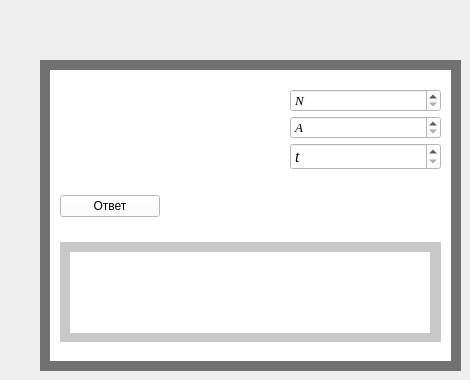
      <widget class="QWidget" name="tab_9">
       <attribute name="title">
        <string>Мощность</string>
       </attribute>
       <widget class="QWidget" name="widget_48" native="true">
        <property name="geometry">
         <rect>
          <x>40</x>
          <y>60</y>
          <width>421</width>
          <height>311</height>
         </rect>
        </property>
        <property name="styleSheet">
         <string notr="true">background-color: rgb(0, 0, 0);
background-color: rgb(113, 113, 113);</string>
        </property>
        <widget class="QWidget" name="widget_49" native="true">
         <property name="geometry">
          <rect>
           <x>10</x>
           <y>10</y>
           <width>401</width>
           <height>291</height>
          </rect>
         </property>
         <property name="styleSheet">
          <string notr="true">background-color: rgb(255, 255, 255);</string>
         </property>
         <widget class="QWidget" name="verticalLayoutWidget_34">
          <property name="geometry">
           <rect>
            <x>10</x>
            <y>0</y>
            <width>381</width>
            <height>293</height>
           </rect>
          </property>
          <layout class="QVBoxLayout" name="verticalLayout_44">
           <item>
            <layout class="QHBoxLayout" name="horizontalLayout_25">
             <property name="spacing">
              <number>50</number>
             </property>
             <item>
              <widget class="QLabel" name="label_44">
               <property name="minimumSize">
                <size>
                 <width>180</width>
                 <height>0</height>
                </size>
               </property>
               <property name="styleSheet">
                <string notr="true">background-color: rgb(255, 255, 255);</string>
               </property>
               <property name="text">
                <string/>
               </property>
               <property name="pixmap">
                <pixmap>D:/Downloads/maxresdefault (1).jpg</pixmap>
               </property>
              </widget>
             </item>
             <item>
              <layout class="QVBoxLayout" name="verticalLayout_47">
               <property name="spacing">
                <number>4</number>
               </property>
               <item>
                <widget class="QSpinBox" name="spinBox_57">
                 <property name="font">
                  <font>
                   <family>Times New Roman</family>
                   <pointsize>10</pointsize>
                   <italic>true</italic>
                  </font>
                 </property>
                 <property name="specialValueText">
                  <string>N</string>
                 </property>
                 <property name="maximum">
                  <number>1000000000</number>
                 </property>
                </widget>
               </item>
               <item>
                <widget class="QSpinBox" name="spinBox_59">
                 <property name="font">
                  <font>
                   <family>Times New Roman</family>
                   <pointsize>10</pointsize>
                   <italic>true</italic>
                  </font>
                 </property>
                 <property name="specialValueText">
                  <string>A</string>
                 </property>
                 <property name="maximum">
                  <number>1000000000</number>
                 </property>
                </widget>
               </item>
               <item>
                <widget class="QSpinBox" name="spinBox_60">
                 <property name="font">
                  <font>
                   <family>Times New Roman</family>
                   <pointsize>12</pointsize>
                   <italic>true</italic>
                  </font>
                 </property>
                 <property name="specialValueText">
                  <string>t</string>
                 </property>
                 <property name="maximum">
                  <number>1000000000</number>
                 </property>
                </widget>
               </item>
              </layout>
             </item>
            </layout>
           </item>
           <item>
            <widget class="QPushButton" name="pushButton_16">
             <property name="minimumSize">
              <size>
               <width>100</width>
               <height>0</height>
              </size>
             </property>
             <property name="maximumSize">
              <size>
               <width>100</width>
               <height>16777215</height>
              </size>
             </property>
             <property name="text">
              <string>Ответ</string>
             </property>
            </widget>
           </item>
           <item>
            <widget class="QWidget" name="widget_73" native="true">
             <property name="minimumSize">
              <size>
               <width>0</width>
               <height>100</height>
              </size>
             </property>
             <property name="maximumSize">
              <size>
               <width>400</width>
               <height>100</height>
              </size>
             </property>
             <property name="styleSheet">
              <string notr="true">background-color: rgb(200, 200, 200);</string>
             </property>
             <widget class="QLabel" name="label_49">
              <property name="geometry">
               <rect>
                <x>10</x>
                <y>10</y>
                <width>360</width>
                <height>81</height>
               </rect>
              </property>
              <property name="minimumSize">
               <size>
                <width>360</width>
                <height>0</height>
               </size>
              </property>
              <property name="maximumSize">
               <size>
                <width>360</width>
                <height>16777215</height>
               </size>
              </property>
              <property name="styleSheet">
               <string notr="true">background-color: rgb(255, 255, 255);</string>
              </property>
              <property name="text">
               <string/>
              </property>
             </widget>
            </widget>
           </item>
          </layout>
         </widget>
        </widget>
       </widget>
      </widget>
